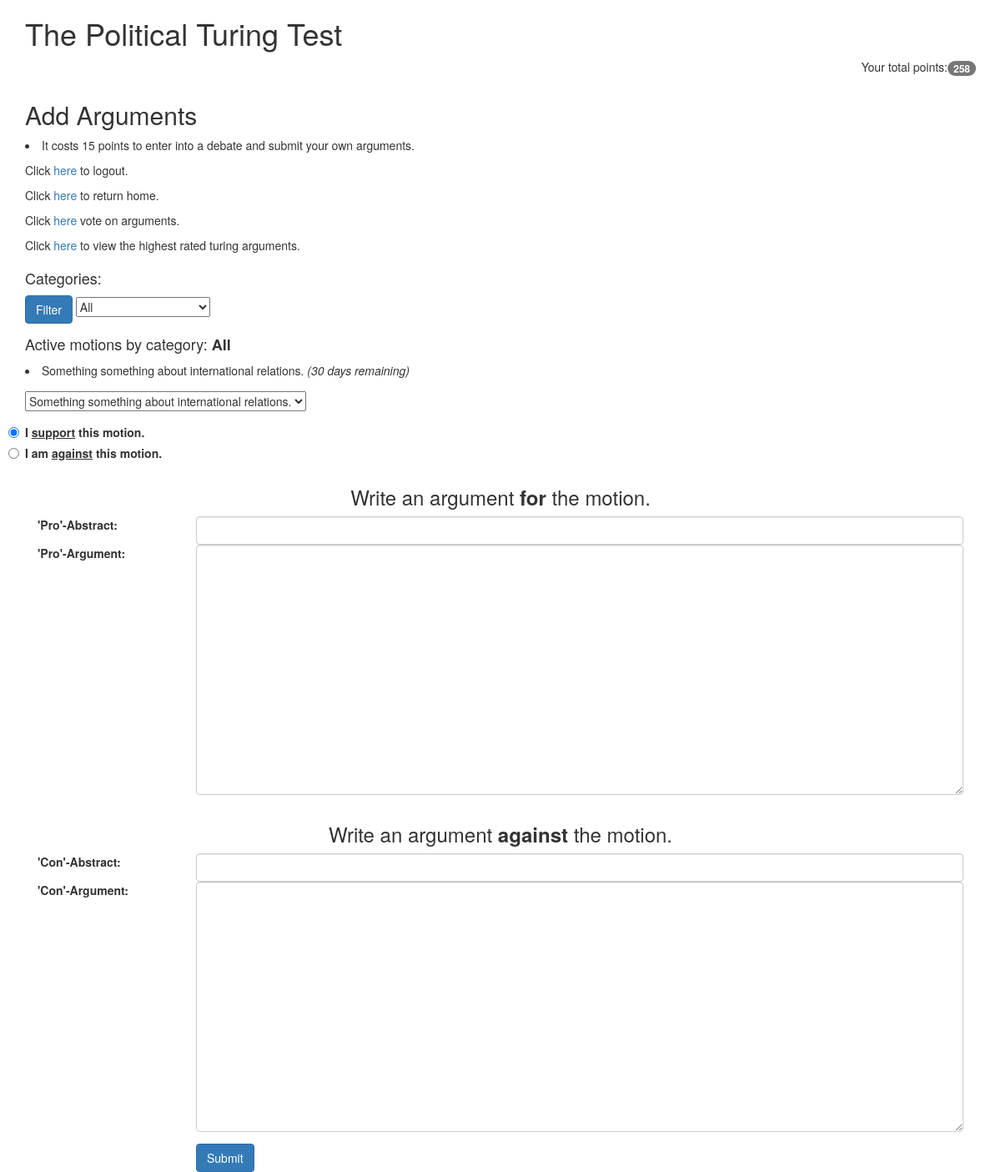
The app's page /arguments (signed in) with its own data.
### models.py (models this page shows, shortened)
class User(db.Model):
    __tablename__ = "users"
    id = db.Column(db.Integer, primary_key=True)
    points = db.Column(db.Integer, default=15, nullable=False)
    name = db.Column(db.String, nullable=False)
    email = db.Column(db.String, nullable=False)
    password = db.Column(db.String, nullable=False)

class Topic(db.Model):
    __tablename__ = "topics"
    id = db.Column(db.Integer, primary_key=True)
    category = db.Column(db.String, nullable=False)
    topic = db.Column(db.String, nullable=False)
    author_id = db.Column(db.Integer, ForeignKey('users.id'))
    created_date = db.Column(db.Date, default=datetime.date.today)
    status = db.Column(db.Boolean, nullable=False)
    def days_left(self):
        days_remaining = 100 - (datetime.date.today() - self.created_date).days
        if days_remaining > 1 and self.status == True:
            return "{int} days remaining".format(int = days_remaining)
        elif days_remaining == 1 and self.status == True:
            return "*1 day remaining*"
        else:
            return "Closed on {close_date}".format(close_date = self.created_date - datetime.timedelta(days = 10))

### app.py (the view, shortened to what this page needs)
@app.route('/arguments', methods=['POST','GET'])
@login_required
def add_arguments():
    user_points = get_user_points()
    update_topic_status()
    category_filter = request.args.get('category_value', 'all')
    categories = db.session.query(Topic.category).distinct()
    user_motions = Motion.query.filter_by(user_id = session['user_id']).all()
    user_topics = [motion.topic_id for motion in user_motions]
    if category_filter == 'all':
        motions = db.session.query(Topic).filter(~ Topic.id.in_(user_topics), Topic.status == True)
        category_header = "All"
    else:
        motions = db.session.query(Topic).filter(~ Topic.id.in_(user_topics), Topic.category == category_filter, Topic.status == True)
        category_header = category_filter
    topics = db.session.query(func.count(Topic.id)).filter_by(status = True).all()[0][0]
    randnum = random.choice(range(1, topics + 1))
    form = ArgumentsForm()
    return render_template('arguments.html', form=form, category_header = category_header, categories=categories, motions=motions, randnum=randnum, user_points=user_points)

### forms.py
class ArgumentsForm(Form):
    pro_abstract = StringField(
        'Pro abstract',
        validators=[DataRequired(), Length(min=15, max=300)],
    )
    pro_argument = TextAreaField(
        'Pro argument',
        validators=[DataRequired(), Length(min=80, max=650)],
    )
    con_abstract = StringField(
        'Con abstract',
        validators=[DataRequired(), Length(min=15, max=300)],
    )
    con_argument = TextAreaField(
        'Con argument',
        validators=[DataRequired(), Length(min=80, max=650)],
    )

### app.py (called while the page is built)
def login_required(f):
    @wraps(f)
    def wrap(*args, **kwargs):
        if 'logged_in' in session:
            return f(*args, **kwargs)
        else:
            flash('You need to login first.')
            return redirect(url_for('login'))
    return wrap

def get_user_points():
    user = User.query.filter_by(id=session['user_id'])
    return int(user[0].points)

def update_topic_status():
    active_topics = db.session.query(Topic).filter_by(status = True).all()
    for topic in active_topics:
        if "Closed" in topic.days_left():
            updated_topic = Topic.query.get(topic.id)
            updated_topic.status = False
            db.session.commit()

### templates/arguments.html (shortened to what this page needs)
<html>
  <head>
    <link href="static/bootstrap.min.css" rel="stylesheet" media="screen">
  </head>
  <body>
    <div class="container">
      <h1>The Political Turing Test</h1>
      {% if session['logged_in'] %}
      <p align="right">
        Your total points:<span class="badge">{{ user_points }}</span></a><br>
      </p>
      {% endif %}
    </div>
    <div class="container">
      <h2>Add Arguments</h2>
      <li>It costs 15 points to enter into a debate and submit your own arguments. </li>
    </div>
    <div class="container">
    </div>
    <div class="container">
      <p>Click <a href="/logout">here</a> to logout.</p>
      <p>Click <a href="/">here</a> to return home.</p>
      <p>Click <a href="/voting/{{ randnum }}">here</a> vote on arguments.</p>
      <p>Click <a href="/turingarguments/topic/{{ randnum }}/topscoring">here</a> to view the highest rated turing arguments.</p>
    </div>
    <div class="container">
      <form action="" method="get">
        <h4>Categories:</h4>
        <div class="form-group">
          <button class="btn btn-primary" type="submit">Filter</button>
          <select name="category_value">
            <option value="all">All</option>
          </select>
        </div>
      </form>
      <form class="form-signin" role="form" action="" method="post">
        <div class="form-group">
          <h4>Active motions by category: <strong>{{ category_header }}</strong></h4>
          {% for motion in motions %}
          <li>{{ motion.topic }} <i>({{ motion.days_left() }})</i></li>
          {% endfor %}
        </div>
        <div class="form-group">
          <select name="motion_value">
            {% for motion in motions %}
            <option value="{{ motion.topic }}">{{ motion.topic }}</option>
            {% endfor %}
          </select>
        </div>
        <label class="radio">
          <input type="radio" name="user_stance" id="optionsRadios1" value="pro" checked>
          I <u>support</u> this motion.
        </label>
        <label class="radio">
          <input type="radio" name="user_stance" id="optionsRadios2" value="con">
          I am <u>against</u> this motion.
         </label>
        <div class="form-group argument-box clearfix">
          <h3 class="argument-box-header">Write an argument <strong>for</strong> the motion.</h3>
          <label for="title" class="col-sm-2 control-label">'Pro'-Abstract:</label>
          <div class="col-sm-10">
            {{ form.pro_abstract(class_="form-control") }}
          </div>
          <label for="Content" class="col-sm-2 control-label">'Pro'-Argument:</label>
          <div class="col-sm-10">
            {{ form.pro_argument(class="form-control", **{'style':'height: 300px;'}) }}
          </div>
        </div>
        <div class="form-group argument-box clearfix">
          <h3 class="argument-box-header">Write an argument <strong>against</strong> the motion.</h3>
          <label for="title" class="col-sm-2 control-label">'Con'-Abstract:</label>
          <div class="col-sm-10">
            {{ form.con_abstract(class_="form-control") }}
          </div>
          <label for="Content" class="col-sm-2 control-label">'Con'-Argument:</label>
          <div class="col-sm-10">
            {{ form.con_argument(class="form-control", **{'style':'height: 300px;'}) }}
          </div>
        </div>
        <div class="form-group">
          <div class="col-sm-offset-2 col-sm-10">
            <button class="btn btn-primary" type="submit">Submit</button>
          </div>
        </div>
      </form>
    </div>
  </body>
</html>

### templates/arguments.html (style rules this page uses)
.argument-box { margin-bottom: 1em; }
.argument-box-header { text-align: center; }

### records on screen
User: points "258"
Topic: topic "Something something about international relations.", days_left "30 days remaining"

### other values on screen
{{ category_header }} "All"
form field motion_value "Something something about international relations."
